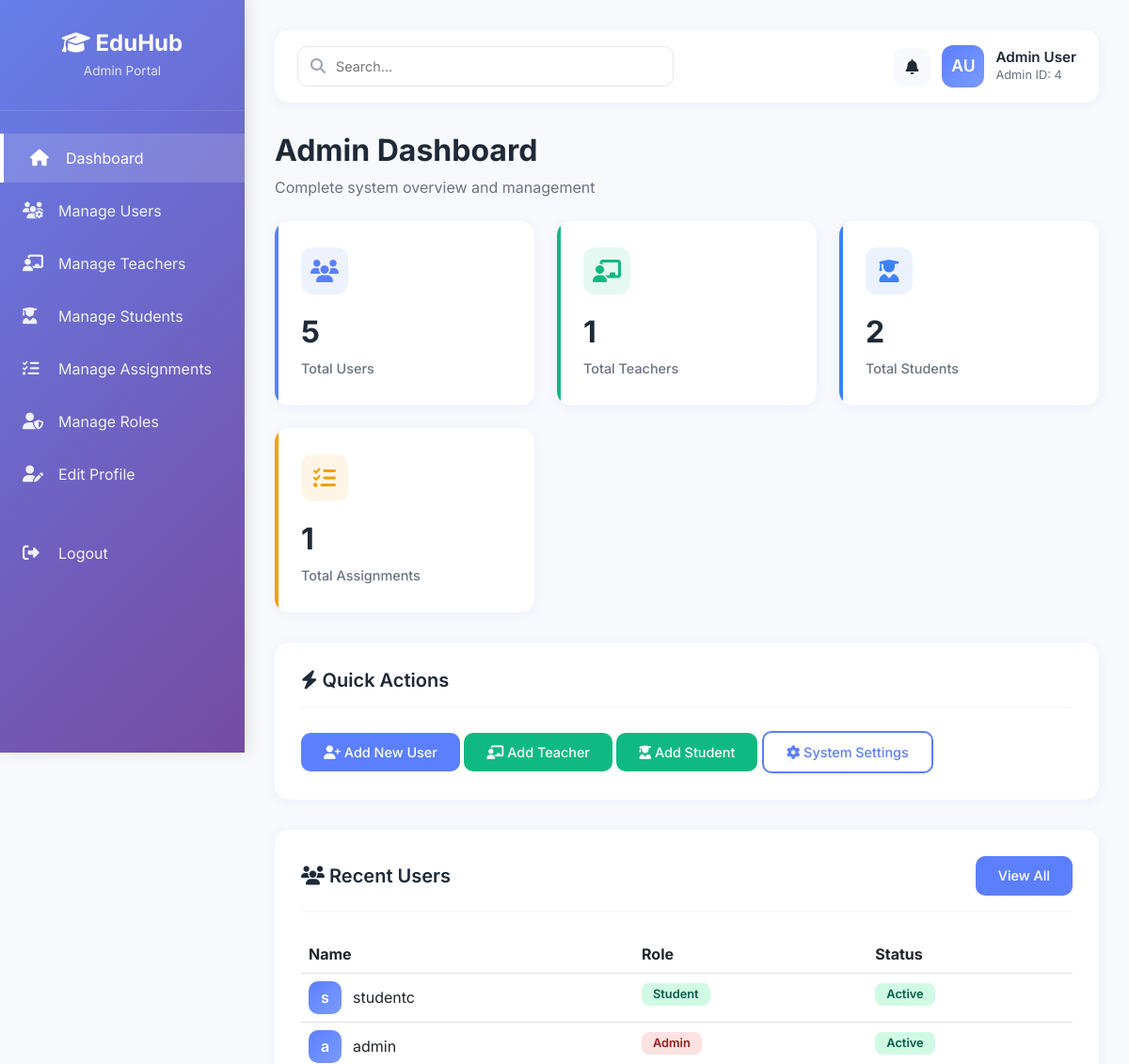
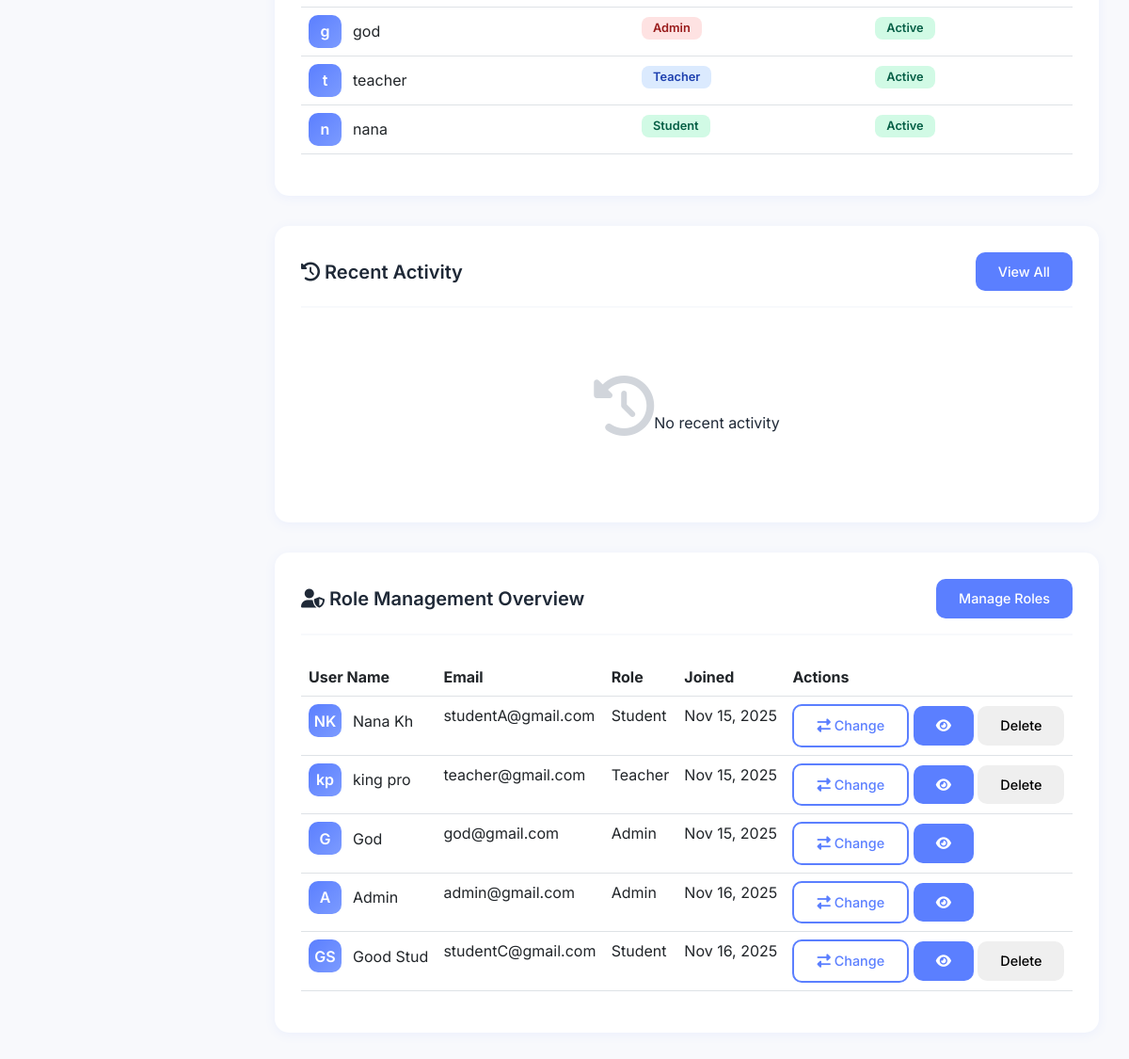
Screenshot of /admin/dashboard (signed in) with the database file from the repository (2 pictures, top to bottom).
### models/user.py (models this page shows, shortened)
class User(UserMixin, db.Model):
    __tablename__ = 'users'
    id = db.Column(db.Integer, primary_key=True)
    username = db.Column(db.String(50), unique=True, nullable=False, index=True)
    email = db.Column(db.String(120), unique=True, nullable=False, index=True)
    password = db.Column(db.String(200), nullable=False)
    role = db.Column(db.String(20), nullable=False,
                     default='student', index=True)  # admin | teacher | student
    status = db.Column(db.String(20), nullable=False, default='active', index=True)
    created_at = db.Column(db.DateTime, nullable=False, default=db.func.current_timestamp())
    last_login = db.Column(db.DateTime, nullable=True)
    student_profile = db.relationship('Student', backref='user', uselist=False, cascade='all, delete-orphan')
    teacher_profile = db.relationship('Teacher', backref='user', uselist=False, cascade='all, delete-orphan')

### models/student.py (models this page shows, shortened)
class Student(db.Model):
    __tablename__ = 'students'
    id = db.Column(db.Integer, primary_key=True)
    user_id = db.Column(db.Integer, db.ForeignKey(
        'users.id', ondelete='CASCADE'), nullable=False, unique=True, index=True)
    first_name = db.Column(db.String(50))
    last_name = db.Column(db.String(50))
    major = db.Column(db.String(100))
    year = db.Column(db.String(10))
    section = db.Column(db.String(20))
    created_at = db.Column(db.DateTime, nullable=False,
                           default=datetime.utcnow)

### models/teacher.py (models this page shows, shortened)
class Teacher(db.Model):
    __tablename__ = 'teachers'
    id = db.Column(db.Integer, primary_key=True)
    user_id = db.Column(db.Integer, db.ForeignKey(
        'users.id', ondelete='CASCADE'), nullable=False, unique=True, index=True)
    first_name = db.Column(db.String(50))
    last_name = db.Column(db.String(50))
    department = db.Column(db.String(100))
    subject = db.Column(db.String(100))
    phone = db.Column(db.String(20))
    bio = db.Column(db.Text)
    avatar_path = db.Column(db.String(255))
    created_at = db.Column(db.DateTime, nullable=False,
                           default=datetime.utcnow)

### routes/admin.py (the view)
@admin_bp.route("/dashboard")
@admin_required
def dashboard():
    admin_user = current_user
    admin = {
        'id': admin_user.id,
        'first_name': 'Admin',
        'last_name': 'User',
        'email': admin_user.email,
        'username': admin_user.username
    }
    total_users = User.query.count()
    total_teachers = User.query.filter_by(role='teacher').count()
    total_students = User.query.filter_by(role='student').count()
    total_assignments = Assignment.query.count()
    stats = {
        'total_users': total_users,
        'total_teachers': total_teachers,
        'total_students': total_students,
        'total_assignments': total_assignments
    }
    recent_users_data = User.query.order_by(
        User.created_at.desc()).limit(5).all()
    recent_users = [{
        'id': u.id,
        'username': u.username,
        'email': u.email,
        'role': u.role,
        'status': u.status,
        'created_at': u.created_at.strftime('%b %d, %Y') if u.created_at else 'N/A'
    } for u in recent_users_data]
    recent_activities = []
    all_users_data = User.query.all()
    all_users = []
    for u in all_users_data:
        display_info = get_user_display_name(u)
        all_users.append({
            'id': u.id,
            'username': u.username,
            'email': u.email,
            'role': u.role,
            'status': u.status,
            'first_name': display_info['first_name'],
            'last_name': display_info['last_name'],
            'created_at': format_datetime(u.created_at)
        })
    total_assignment_count = Assignment.query.count()
    pending_count = Assignment.query.filter_by(status='pending').count()
    graded_count = Submission.query.filter(
        Submission.grade.isnot(None)).count()
    now = datetime.utcnow()
    late_count = Assignment.query.filter(Assignment.due_date < now).count()
    assignment_stats = {
        'total': total_assignment_count,
        'pending': pending_count,
        'graded': graded_count,
        'late': late_count
    }
    system_health = {
        'active_sessions': 0,
        'last_backup': 'N/A'
    }
    return render_template(
        "admin/dashboard.html",
        admin=admin,
        stats=stats,
        recent_users=recent_users,
        recent_activities=recent_activities,
        all_users=all_users,
        assignment_stats=assignment_stats,
        system_health=system_health
    )

### routes/admin.py (called while the page is built)
def admin_required(f):
    @wraps(f)
    @login_required
    def decorated_function(*args, **kwargs):
        if not current_user.is_authenticated or current_user.role != 'admin':
            abort(403)
        return f(*args, **kwargs)
    return decorated_function

### utils/helpers.py (called while the page is built)
def get_user_display_name(user):
    first_name = ''
    last_name = ''
    if hasattr(user, 'student_profile') and user.student_profile:
        first_name = user.student_profile.first_name or ''
        last_name = user.student_profile.last_name or ''
    elif hasattr(user, 'teacher_profile') and user.teacher_profile:
        first_name = user.teacher_profile.first_name or ''
        last_name = user.teacher_profile.last_name or ''
    else:
        parts = (user.username or '').split('.')
        first_name = parts[0].capitalize() if parts and parts[0] else user.username or ''
        last_name = parts[1].capitalize() if len(parts) > 1 else ''
    full_name = f"{first_name} {last_name}".strip() or user.username or 'Unknown'
    return {
        'first_name': first_name,
        'last_name': last_name,
        'full_name': full_name
    }

def format_datetime(dt, format_str='%b %d, %Y'):
    if not dt:
        return 'N/A'
    try:
        return dt.strftime(format_str)
    except (AttributeError, ValueError):
        return 'N/A'

### templates/admin/dashboard.html (shortened to what this page needs)
{% extends "base.html" %}
{% block sidebar_subtitle %}Admin Portal{% endblock %}
{% block sidebar_menu %}
<li>
    <a href="{{ url_for('admin_bp.dashboard') }}" class="active">
        <i class="fas fa-home"></i> Dashboard
    </a>
</li>
<li><a href="{{ url_for('admin_bp.manage_users') }}"><i class="fas fa-users-cog"></i> Manage Users</a></li>
<li><a href="{{ url_for('admin_bp.manage_teachers') }}"><i class="fas fa-chalkboard-teacher"></i> Manage Teachers</a>
</li>
<li><a href="{{ url_for('admin_bp.manage_students') }}"><i class="fas fa-user-graduate"></i> Manage Students</a></li>
<li><a href="{{ url_for('admin_bp.manage_assignments') }}"><i class="fas fa-tasks"></i> Manage Assignments</a></li>
<li><a href="{{ url_for('admin_bp.manage_roles') }}"><i class="fas fa-user-shield"></i> Manage Roles</a></li>
<li><a href="{{ url_for('admin_bp.edit_profile') }}"><i class="fas fa-user-edit"></i> Edit Profile</a></li>
<li style="margin-top:2rem;">
    <a href="{{ url_for('auth_bp.logout') }}"><i class="fas fa-sign-out-alt"></i> Logout</a>
</li>
{% endblock %}
{% block user_avatar %}
{{ admin.get('first_name','')[0] if admin.get('first_name') else '?' }}{{ admin.get('last_name','')[0] if
admin.get('last_name') else '?' }}
{% endblock %}
{% block user_name %}
{{ admin.get('first_name','N/A') }} {{ admin.get('last_name','') }}
{% endblock %}
{% block user_id %}
Admin ID: {{ admin.get('id','N/A') }}
{% endblock %}
{% block content %}
<div style="margin-bottom:1.5rem;">
    <h2 style="font-weight:700;color:#1f2937;">Admin Dashboard</h2>
    <p style="color:#6b7280;">Complete system overview and management</p>
</div>
<div class="stats-grid">
    <div class="stat-card primary">
        <div class="stat-icon"><i class="fas fa-users"></i></div>
        <div class="stat-value">{{ stats.get('total_users',0) }}</div>
        <div class="stat-label">Total Users</div>
    </div>
    <div class="stat-card success">
        <div class="stat-icon"><i class="fas fa-chalkboard-teacher"></i></div>
        <div class="stat-value">{{ stats.get('total_teachers',0) }}</div>
        <div class="stat-label">Total Teachers</div>
    </div>
    <div class="stat-card info">
        <div class="stat-icon"><i class="fas fa-user-graduate"></i></div>
        <div class="stat-value">{{ stats.get('total_students',0) }}</div>
        <div class="stat-label">Total Students</div>
    </div>
    <div class="stat-card warning">
        <div class="stat-icon"><i class="fas fa-tasks"></i></div>
        <div class="stat-value">{{ stats.get('total_assignments',0) }}</div>
        <div class="stat-label">Total Assignments</div>
    </div>
</div>
<div class="content-card">
    <div class="card-header">
        <h4><i class="fas fa-bolt"></i> Quick Actions</h4>
    </div>
    <div class="grid-actions">
        <a href="{{ url_for('admin_bp.add_user') }}" class="btn-custom btn-primary-custom"><i
                class="fas fa-user-plus"></i> Add New User</a>
        <a href="{{ url_for('admin_bp.add_teacher') }}" class="btn-custom btn-success-custom"><i
                class="fas fa-chalkboard-teacher"></i> Add Teacher</a>
        <a href="{{ url_for('admin_bp.add_student') }}" class="btn-custom btn-success-custom"><i
                class="fas fa-user-graduate"></i> Add Student</a>
        <a href="{{ url_for('admin_bp.system_settings') }}" class="btn-custom btn-outline-custom"><i
                class="fas fa-cog"></i> System Settings</a>
    </div>
</div>
<div class="two-column-grid">
    <div class="content-card">
        <div class="card-header">
            <h4><i class="fas fa-users"></i> Recent Users</h4>
            <a href="{{ url_for('admin_bp.manage_users') }}" class="btn-custom btn-primary-custom">View All</a>
        </div>
        <div class="table-responsive">
            <table class="table table-hover">
                <thead>
                    <tr>
                        <th>Name</th>
                        <th>Role</th>
                        <th>Status</th>
                    </tr>
                </thead>
                <tbody>
                    {% for user in recent_users %}
                    <tr>
                        <td>
                            <div class="user-entry">
                                <div class="avatar-square">{{ user.get('username','?')[0] }}</div>
                                {{ user.get('username','N/A') }}
                            </div>
                        </td>
                        <td>
                            {% if user.get('role')=='teacher' %}<span class="badge badge-graded">Teacher</span>
                            {% elif user.get('role')=='student' %}<span class="badge badge-submitted">Student</span>
                            {% else %}<span class="badge badge-late">Admin</span>{% endif %}
                        </td>
                        <td><span class="badge badge-submitted">Active</span></td>
                    </tr>
                    {% else %}
                    <tr>
                        <td colspan="3">
                            <div class="empty-state"><i class="fas fa-users"></i>No users yet</div>
                        </td>
                    </tr>
                    {% endfor %}
                </tbody>
            </table>
        </div>
    </div>
    <div class="content-card">
        <div class="card-header">
            <h4><i class="fas fa-history"></i> Recent Activity</h4>
            <a href="{{ url_for('admin_bp.activity_log') }}" class="btn-custom btn-primary-custom">View All</a>
        </div>
        <div class="activity-log">
            {% for a in recent_activities %}
            <div class="activity-item">
                <div class="activity-icon {{ a.get('type') }}">
                    <i
                        class="fas {% if a.get('type')=='user_added' %}fa-user-plus{% elif a.get('type')=='user_deleted' %}fa-user-minus{% elif a.get('type')=='role_changed' %}fa-user-shield{% else %}fa-info-circle{% endif %}"></i>
                </div>
                <div class="activity-text">
                    <p>{{ a.get('description','') }}</p>
                    <span>{{ a.get('timestamp','') }}</span>
                </div>
            </div>
            {% else %}
            <div class="empty-state"><i class="fas fa-history"></i>No recent activity</div>
            {% endfor %}
        </div>
    </div>
</div>
<div class="content-card">
    <div class="card-header">
        <h4><i class="fas fa-user-shield"></i> Role Management Overview</h4>
        <a href="{{ url_for('admin_bp.manage_roles') }}" class="btn-custom btn-primary-custom">Manage Roles</a>
    </div>
    <div class="table-responsive">
        <table class="table table-hover">
            <thead>
                <tr>
                    <th>User Name</th>
                    <th>Email</th>
                    <th>Role</th>
                    <th>Joined</th>
                    <th>Actions</th>
                </tr>
            </thead>
            <tbody>
                {% for user in all_users %}
                <tr>
                    <td>
                        <div class="user-entry">
                            <div class="avatar-square">{{ user.get('first_name','?')[0] }}{{
                                user.get('last_name','?')[0] }}</div>
                            {{ user.get('first_name','N/A') }} {{ user.get('last_name','') }}
                        </div>
                    </td>
                    <td>{{ user.get('email','N/A') }}</td>
                    <td>{{ user.get('role','N/A')|capitalize }}</td>
                    <td>{{ user.get('created_at','') }}</td>
                    <td>
                        <a href="{{ url_for('admin_bp.change_role',user_id=user.get('id')) }}"
                            class="btn-custom btn-outline-custom"><i class="fas fa-exchange-alt"></i> Change</a>
                        <a href="{{ url_for('admin_bp.view_user',user_id=user.get('id')) }}"
                            class="btn-custom btn-primary-custom"><i class="fas fa-eye"></i></a>
                        {% if user.get('role') != 'admin' %}
                        <button onclick="deleteUser({{ user.get('id') }})" class="btn-custom btn-danger">Delete</button>
                        {% endif %}
                    </td>
                </tr>
                {% else %}
                <tr>
                    <td colspan="5">
                        <div class="empty-state"><i class="fas fa-users"></i>No users found</div>
                    </td>
                </tr>
                {% endfor %}
            </tbody>
        </table>
    </div>
</div>
{% endblock %}

### rows the page displays
User: username "s", get "studentc", shows "Student", get "studentC@gmail.com", get "Student"
User: username "a", get "admin", shows "Admin", user "A", get "Admin", get "admin@gmail.com", get "Nov 16, 2025"
User: username "g", get "god", shows "Admin", user "G", get "God", get "god@gmail.com", get "Admin", get "Nov 15, 2025"
User: username "t", get "teacher", shows "Teacher", get "teacher@gmail.com", get "Teacher"
User: username "n", get "nana", shows "Student", get "studentA@gmail.com", get "Student"
Student: first_name "N", last_name "K", get "Nana", get "Kh"
Teacher: first_name "k", last_name "p", get "king", get "pro"
Student: first_name "G", last_name "S", get "Good", get "Stud"

### other values shown
{{ admin.get('first_name','')[0] if admin.get('first_name') else '?' }} "A"
{{ admin.get('last_name','')[0] if
admin.get('last_name') else '?' }} "U"
{{ admin.get('first_name','N/A') }} "Admin"
{{ admin.get('last_name','') }} "User"
{{ admin.get('id','N/A') }} "4"
{{ stats.get('total_users',0) }} "5"
{{ stats.get('total_teachers',0) }} "1"
{{ stats.get('total_students',0) }} "2"
{{ stats.get('total_assignments',0) }} "1"
{{ user.get('created_at','') }} "Nov 15, 2025" "Nov 15, 2025" "Nov 16, 2025"
